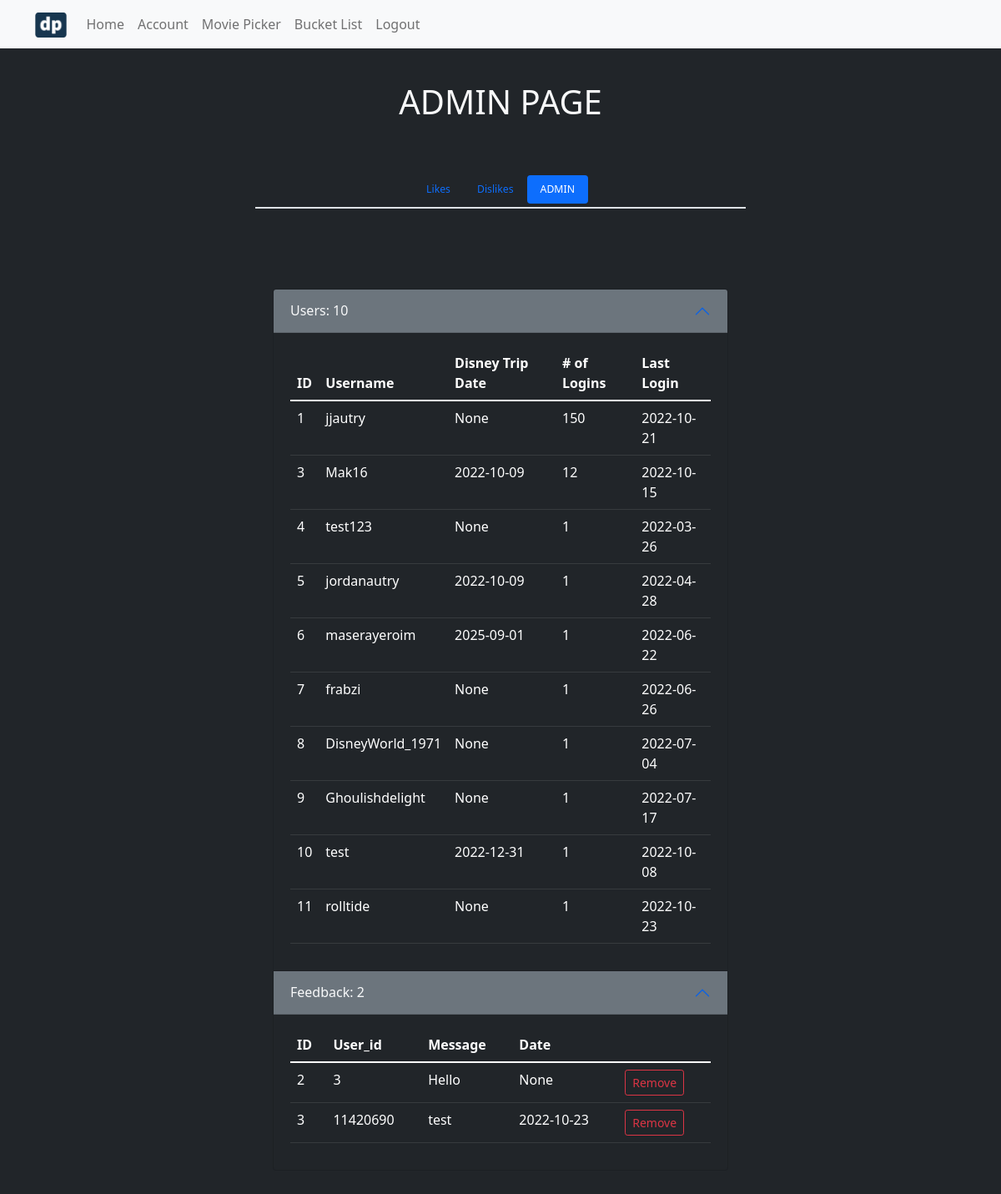
Page /admin (signed in) on the earlier database version.
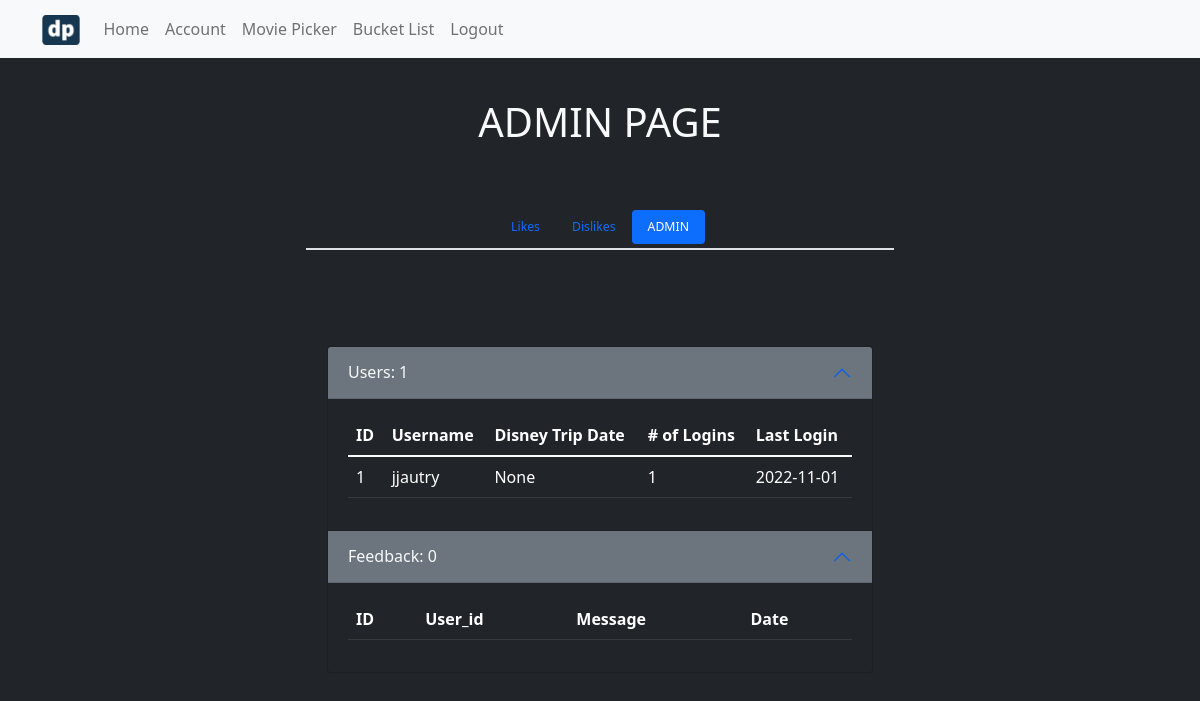
Same page on the later database version.
### models.py (models this page shows, shortened)
class UserModel(UserMixin, db.Model):
	__tablename__ = 'users'
	id = db.Column(db.Integer, primary_key=True)
	email = db.Column(db.String(80), unique=True)
	username = db.Column(db.String(100), unique=True)
	password_hash = db.Column(db.String())
	disney_date = db.Column(db.Date())
	num_logins = db.Column(db.Integer, default=0)
	last_login = db.Column(db.Date())

class FeedbackDB(db.Model):
	__tablename__ = 'feedback'
	id = db.Column(db.Integer, primary_key=True)
	user_id = db.Column(db.Integer, nullable=False)
	message = db.Column(db.String, nullable=False)
	date = db.Column(db.Date())

### dis_picker4web.py (the view)
@app.route('/admin')
@login_required
def admin():
    if current_user.id == 1:
        users = UserModel.query.all()
        feedback = FeedbackDB.query.all()
        user_count = UserModel.query.count()
        feedback_count = FeedbackDB.query.count()
        return render_template("admin.html", users=users, feedback=feedback, user_count=user_count,
                               feedback_count=feedback_count)
    else:
        return redirect("/")

### models.py (called while the page is built)
@login.user_loader
def load_user(id):
	return UserModel.query.get(int(id))

### templates/admin.html (shortened to what this page needs)
{% extends "base.html" %}
{% block nav %}
<nav class="navbar navbar-expand-md navbar-light bg-light">
	<div class="container-lg">
		<a class="navbar-brand" href="/">
		<img src="/static/dp_logo.png" alt="" width="37.5" height="30">
		  </a>
		<div class="collapse navbar-collapse" id="navbarNavAltMarkup">
		<div class="navbar-nav">
		  <a class="nav-link" aria-current="page" href="/">Home</a>
		  {% if current_user.is_authenticated %}
		  <a class="nav-link" href="/user-page">Account</a>
		  {% else %}
		  <a class="nav-link" href="/login">Login / Sign-up</a>
		  {% endif %}
		  <a class="nav-link" href="/studio">Movie Picker</a>
		  <a href="/bucket-list" class="nav-link">Bucket List</a>
		  {% if current_user.is_authenticated %}
		  <a href="/logout" class="nav-link">Logout</a>
		  {% endif %}
		</div>
	  </div>
	</div>
</nav>
{% endblock %}
{% block content %}
<section id="userInfo">
    <div class="row justify-content-center pt-4">
        <div class="col-6 col-md-3 text-center">
            <p class="display-6 text-light">
                ADMIN PAGE
            </p>
        </div>
    </div>
    <div class="row justify-content-center">
            <div class="col-12 col-md-6 pt-5">
                <ul class="nav nav-pills justify-content-center pb-1 border-bottom border-2">
                    <li class="nav-item small">
                      <a class="nav-link small" aria-current="page" href="../user-page/likes">Likes</a>
                    </li>
                    <li class="nav-item small">
                      <a class="nav-link small" href="../user-page/dislikes">Dislikes</a>
                    </li>
                    {% if current_user.id == 1 %}
                    <li class="nav-item small">
                        <a href="#" class="nav-link active small">ADMIN</a>
                    </li>
                    {% endif %}
                </ul>
            </div>
</section>
<section id="userContent">
    <div class="container-md">
        <div class="row justify-content-center my-5">
            <div class="col-12 col-md-6">
                <div class="accordion accordian-flush pt-5" id="accordionExample">
                    <div class="accordion-item bg-dark">
                      <h2 class="accordion-header" id="headingOne">
                        <button class="accordion-button bg-secondary text-light" type="button" data-bs-toggle="collapse" data-bs-target="#collapseOne" aria-expanded="false" aria-controls="collapseOne">
                          Users: {{ user_count }}
                        </button>
                      </h2>
                      <div id="collapseOne" class="accordion-collapse" aria-labelledby="headingOne" data-bs-parent="#accordionExample">
                        <div class="accordion-body">
                            <table class="table table-dark table-hover">
								<thead>
									<tr>
									  <th scope="col">ID</th>
									  <th scope="col">Username</th>
									  <th scope="col">Disney Trip Date</th>
									  <th scope="col"># of Logins</th>
									  <th scope="col">Last Login</th>
									</tr>
								  </thead>
                                {% for row in users %}
                                <tr>
                                    <td>{{ row.id }}</td>
									<td>{{ row.username }}</td>
									<td>{{ row.disney_date }}</td>
									<td>{{ row.num_logins }}</td>
									<td>{{ row.last_login }}</td>
                                </tr>
                                {% endfor %}
                            </table>
                        </div>
                      </div>
                    </div>
                    <div class="accordion-item bg-dark">
                    	<h2 class="accordion-header" id="headingTwo">
                        <button class="accordion-button bg-secondary text-light" type="button" data-bs-toggle="collapse" data-bs-target="#collapseTwo" aria-expanded="false" aria-controls="collapseTwo">
                          Feedback: {{ feedback_count }}
                        </button>
                      	</h2>
                      <div id="collapseTwo" class="accordion-collapse" aria-labelledby="headingTwo" data-bs-parent="#accordionExample">
                        <div class="accordion-body">
                            <table class="table table-dark table-hover">
								<thead>
									<tr>
									  <th scope="col">ID</th>
									  <th scope="col">User_id</th>
									  <th scope="col">Message</th>
									  <th scope="col">Date</th>
									</tr>
								  </thead>
                                {% for row in feedback %}
                                <tr>
                                    <td>{{ row.id }}</td>
									<td>{{ row.user_id }}</td>
									<td>{{ row.message }}</td>
									<td>{{ row.date }}</td>
                  <td><button class="btn btn-sm btn-outline-danger" onclick="location.href = '/remove/feedback/{{row.id}}'">Remove</button></td>
                                </tr>
                                {% endfor %}
                            </table>
                        </div>
                        </div>
                    </div>
                </div>
            </div>
        </div>
    </div>
</section>
{% endblock %}

### templates/base.html (shortened to what this page needs)
<!DOCTYPE html>
<html lang="en">
    <head>
        <link href="https://cdn.jsdelivr.net/npm/bootstrap@5.1.3/dist/css/bootstrap.min.css" rel="stylesheet">
        <link rel="stylesheet" href="https://cdn.jsdelivr.net/npm/bootstrap-icons@1.8.1/font/bootstrap-icons.css">
        <link rel="stylesheet" media="screen" href="https://fontlibrary.org//face/waltograph-disney" type="text/css"/>
		<link rel="stylesheet" href="/static/main.css">
        {% block nav %}
		{% endblock %}
    </head>
    <body class="bg-dark">
        {% block content %}
        {% endblock %}
    </body>
</html>

Differences in the rows shown:
removed UserModel: id "3", username "Mak16", disney_date "2022-10-09", num_logins "12", last_login "2022-10-15"
removed UserModel: id "4", username "test123", disney_date "None", num_logins "1", last_login "2022-03-26"
removed UserModel: id "5", username "jordanautry", disney_date "2022-10-09", num_logins "1", last_login "2022-04-28"
removed UserModel: id "6", username "maserayeroim", disney_date "2025-09-01", num_logins "1", last_login "2022-06-22"
removed UserModel: id "7", username "frabzi", disney_date "None", num_logins "1", last_login "2022-06-26"
removed UserModel: id "8", username "DisneyWorld_1971", disney_date "None", num_logins "1", last_login "2022-07-04"
removed UserModel: id "9", username "Ghoulishdelight", disney_date "None", num_logins "1", last_login "2022-07-17"
removed UserModel: id "10", username "test", disney_date "2022-12-31", num_logins "1", last_login "2022-10-08"
removed UserModel: id "11", username "rolltide", disney_date "None", num_logins "1", last_login "2022-10-23"
removed FeedbackDB: id "2", user_id "3", message "Hello", date "None"
removed FeedbackDB: id "3", user_id "11420690", message "test", date "2022-10-23"
changed UserModel "jjautry": num_logins "150" → "1"; last_login "2022-10-21" → "2022-11-01"
Other differences:
{{ user_count }}: "10" → "1"
{{ feedback_count }}: "2" → "0"
